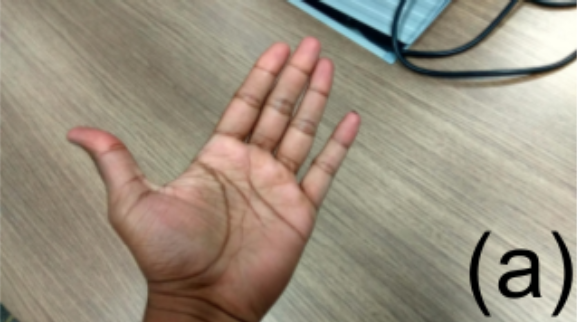
#> input picture images/hand.png, 577 x 322 px
$ python crop.py
#> lines starting #> are read from the running program, lines starting #| are printed output that depends on the picture
from PIL import Image

img = Image.open('hand.png')
#> img is the input picture: PIL image 577x322 RGBA; mean R, G, B, A 154.3, 143.5, 127, 255
img = img.crop((200, 170, 290, 260))
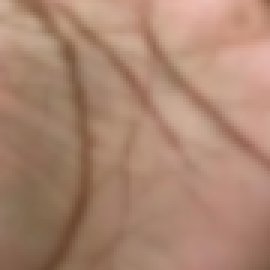
#> img: PIL image 90x90 RGBA (shown 3 times larger); mean R, G, B, A 170.4, 133.3, 112.5, 255
img.save('palm.png')
